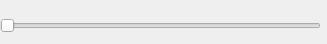
<?xml version="1.0" encoding="UTF-8"?>
<ui version="4.0">
 <class>Widget</class>
 <widget class="QWidget" name="Widget">
  <property name="geometry">
   <rect>
    <x>0</x>
    <y>0</y>
    <width>327</width>
    <height>44</height>
   </rect>
  </property>
  <property name="windowTitle">
   <string>Widget</string>
  </property>
  <widget class="QSlider" name="BrightControl">
   <property name="geometry">
    <rect>
     <x>0</x>
     <y>10</y>
     <width>321</width>
     <height>31</height>
    </rect>
   </property>
   <property name="orientation">
    <enum>Qt::Horizontal</enum>
   </property>
  </widget>
 </widget>
 <resources/>
 <connections/>
</ui>
